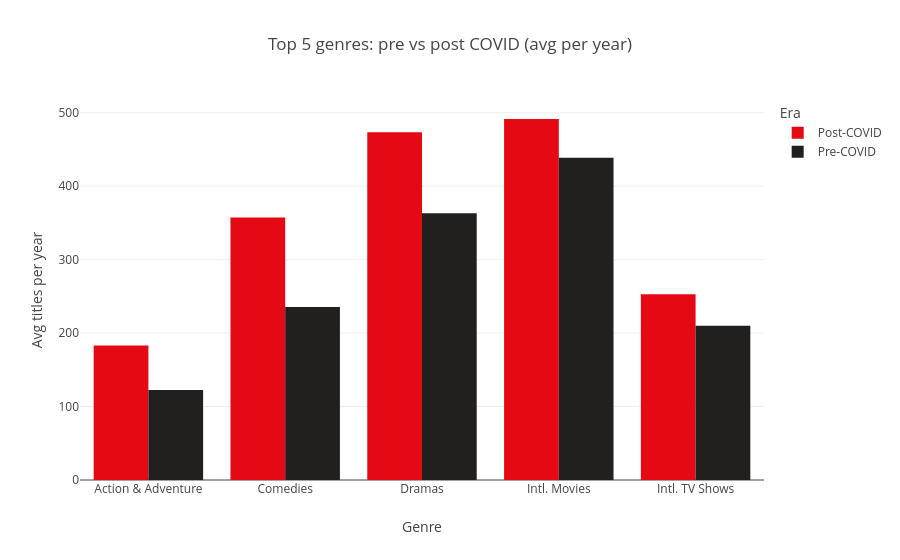

Notebook code cell kept with this figure:
### Code cell
# prepare data
genre_viz = (netflix_filtered
    .explode('genre')
    .groupby(['era', 'genre'])['title']
    .count()
    .reset_index()
    .rename(columns={'title': 'count'})
)

# normalize by years
genre_viz['avg_per_year'] = genre_viz.apply(
    lambda x: x['count'] / 4 if x['era'] == 'pre-covid' else x['count'] / 2, axis=1
).round(1)

# get top 5 overall genres
top_genres = genre_viz.groupby('genre')['avg_per_year'].sum().nlargest(5).index
genre_viz_filtered = genre_viz[genre_viz['genre'].isin(top_genres)]
genre_viz_filtered['genre'] = genre_viz_filtered['genre'].str.replace('International ', 'Intl. ')

fig3 = px.bar(genre_viz_filtered,
    x='genre',
    y='avg_per_year',
    color='era',
    barmode='group',
    title='Top 5 genres: pre vs post COVID (avg per year)',
    labels={
        'genre': 'Genre',
        'avg_per_year': 'Avg titles per year',
        'era': 'Era'
    },
    color_discrete_map={
        'pre-covid': '#221F1F',
        'post-covid': '#E50914'
    }
)
fig3.for_each_trace(lambda t: t.update(name=t.name.replace(
    'post-covid', 'Post-COVID').replace('pre-covid', 'Pre-COVID')
))
fig3.show()

### Figure 1 — Plotly figure (JSON) as saved in the notebook; plotly's stock layout.template omitted (floating-point values rounded to 4 significant figures)
{"data": [{"alignmentgroup": "True", "hovertemplate": "Era=post-covid<br>Genre=%{x}<br>Avg titles per year=%{y}<extra></extra>", "legendgroup": "post-covid", "marker": {"color": "#E50914", "pattern": {"shape": ""}}, "name": "Post-COVID", "offsetgroup": "post-covid", "orientation": "v", "showlegend": true, "textposition": "auto", "type": "bar", "x": ["Action & Adventure", "Comedies", "Dramas", "Intl. Movies", "Intl. TV Shows"], "xaxis": "x", "y": [183.0, 357.5, 473.5, 491.5, 253.0], "yaxis": "y"}, {"alignmentgroup": "True", "hovertemplate": "Era=pre-covid<br>Genre=%{x}<br>Avg titles per year=%{y}<extra></extra>", "legendgroup": "pre-covid", "marker": {"color": "#221F1F", "pattern": {"shape": ""}}, "name": "Pre-COVID", "offsetgroup": "pre-covid", "orientation": "v", "showlegend": true, "textposition": "auto", "type": "bar", "x": ["Action & Adventure", "Comedies", "Dramas", "Intl. Movies", "Intl. TV Shows"], "xaxis": "x", "y": [122.5, 235.5, 363.2, 438.8, 210.0], "yaxis": "y"}], "layout": {"barmode": "group", "legend": {"title": {"text": "Era"}, "tracegroupgap": 0}, "title": {"text": "Top 5 genres: pre vs post COVID (avg per year)"}, "xaxis": {"anchor": "y", "domain": [0, 1], "title": {"text": "Genre"}}, "yaxis": {"anchor": "x", "domain": [0, 1], "title": {"text": "Avg titles per year"}}}}
